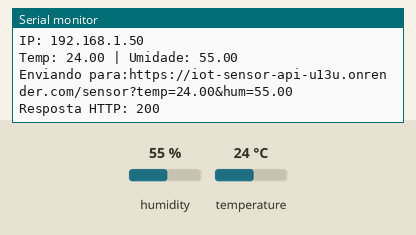
Recording of a sketch running on a simulated ESP32. Parts: the last lines printed to the serial monitor. The test bench sets the inputs (shaded band); at power-on: humidity 55 %, temperature 24 °C. WiFi joins after 1.5 s; servers stay silent unless stated; uploads are accepted with an empty reply.

Above: at 3.7 s.
3.8 s: humidity set to 22 %
7.0 s: temperature set to 12 °C
At 7.91 s:
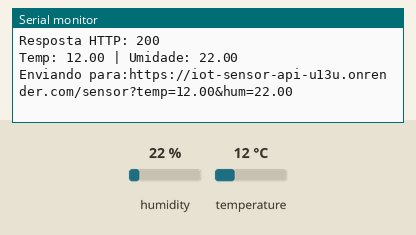
10.2 s: humidity set to 40 %
At 14.3 s:
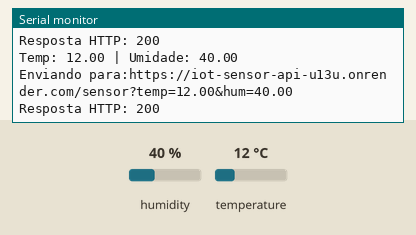

Measured:
- after the input at 7.0 s, the serial monitor: prints a new line after 0.75 s (image 1)
- after the input at 10.2 s, the serial monitor: prints a new line after 2.8 s (image 2)

The sketch:

sketch_apr30a.ino
```cpp
#include <WiFi.h>
#include <HTTPClient.h>
#include <DHT.h>

// ====== WIFI ======
#define WIFI_SSID "iPhone 13"
#define WIFI_PASS "md123456"

// ====== DHT11 ======
#define DHTPIN 4
#define DHTTYPE DHT11

DHT dht(DHTPIN, DHTTYPE);

// ===== URL DA API (Render) =====
String serverName = "https://iot-sensor-api-u13u.onrender.com/sensor";

// ===== CONTROLE =====
float ultimaTemp = -1000;
float ultimaUmidade = -1000;

void setup() {
  Serial.begin(115200);
  delay(1000);

  dht.begin();

  Serial.print("Conectando ao WiFi");
  WiFi.begin(WIFI_SSID, WIFI_PASS);

  while(WiFi.status() != WL_CONNECTED){
    delay(500);
    Serial.print(".");
  }

  Serial.println("\nWifi conectado!");
  Serial.print("IP: ");
  Serial.println(WiFi.localIP());
}

void loop() {
  if(WiFi.status() != WL_CONNECTED){
    Serial.println("WiFi desconectado!");
    delay(2000);
    return;
  }

  float temp = dht.readTemperature();
  float hum = dht.readHumidity();

  if(isnan(temp) || isnan(hum)){
    Serial.println("Erro ao ler DHT11");
    delay(2000);
    return;
  }

  // evita envio repetido
  if(abs(temp - ultimaTemp) < 0.2 && abs(hum - ultimaUmidade) < 1.0 ){
    return;
  }

  Serial.print("Temp: ");
  Serial.print(temp);
  Serial.print(" | Umidade: ");
  Serial.println(hum);

  HTTPClient http;

  // monta URL com parâmetros
  String url = serverName + "?temp=" + String(temp) + "&hum=" + String(hum);

  Serial.print("Enviando para:");
  Serial.println(url);

  http.begin(url);

  int httpResponseCode = http.GET();

  Serial.print("Resposta HTTP: ");
  Serial.println(httpResponseCode);

  http.end();

  ultimaTemp = temp;
  ultimaUmidade = hum;

  delay(5000);

}
```
